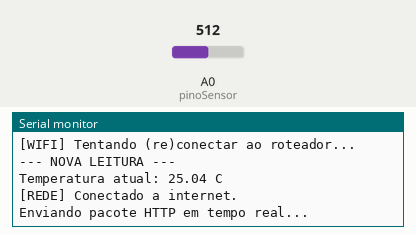
A program run on a simulated Arduino Uno, built with avr-gcc and run on an emulated ATmega328P. Parts: the last lines printed to the serial monitor. The test bench sets the inputs (shaded band); at power-on: A0 (pinoSensor) = 512. EEPROM starts erased; the modem accepts every AT command (registered, SIM ready, sends succeed) and sends nothing else.

Above: at 10.8 s.
10.9 s: A0 (pinoSensor) set to 0
At 11.5 s:
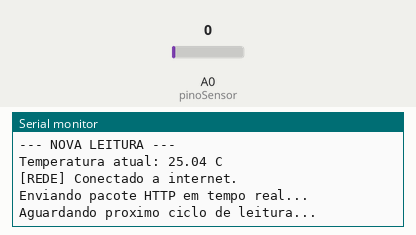
19.8 s: A0 (pinoSensor) set to 110
At 20.7 s:
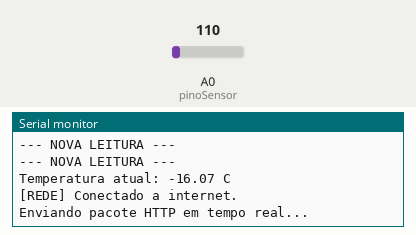

Measured:
- after the input at 19.8 s, the serial monitor: prints a new line after 0.09 s (image 2)

The program:

main.cpp
```cpp
#include <Arduino.h>
#include <SoftwareSerial.h>
#include <math.h>
#include <EEPROM.h>
#include "secrets.h"

SoftwareSerial espSerial(2, 3);

// --- CONFIGURAÇÕES GERAIS (Atualizadas para a Oracle) ---
const char* ssid = SECRET_SSID;
const char* password = SECRET_PASS;

const String host = "136.248.96.131";       // IP da máquina Ubuntu
const String porta = "5000";                // Porta da API Python
const String deviceId = SECRET_DEVICE_ID;   // Identificador do dispositivo

const int pinoSensor = A0;
const float resistorFixo = 10000.0;

// --- ESTRUTURA E CONTROLE DA EEPROM ---
struct Registro {
  float temperatura;
  unsigned long tempoSalvo;
};

const int ENDERECO_ASSINATURA = 0;
const int ENDERECO_CONTADOR = 1;
const int ENDERECO_DADOS = 2;
const int MAX_REGISTROS = 100;
const byte ASSINATURA_FORMATACAO = 0x42;

// --- CONTROLE DE TEMPO OFFLINE ---
unsigned long ultimoSalvamentoOffline = 0;
const unsigned long INTERVALO_OFFLINE = 600000; // 10 minutos
bool redeEstavaOffline = false;

// --- A NOSSA ARMA SECRETA (Saída antecipada para rapidez) ---
String enviaComando(String comando, const int timeout) {
  String resposta = "";
  while (espSerial.available()) { espSerial.read(); } // Limpa o lixo

  espSerial.print(comando + "\r\n");
  unsigned long tempoLimit = millis() + timeout;

  while (tempoLimit > millis()) {
    while (espSerial.available()) {
      char c = espSerial.read();
      resposta += c;
    }
    // Se achar a resposta, sai do loop NA HORA!
    if (resposta.indexOf("OK\r\n") != -1 ||
        resposta.indexOf("ERROR\r\n") != -1 ||
        resposta.indexOf("SEND OK\r\n") != -1 ||
        resposta.indexOf("CONNECT\r\n") != -1 ||
        resposta.indexOf("ALREADY CONNECTED") != -1) {
      break;
    }
  }
  return resposta;
}

// --- FUNÇÕES DA EEPROM ---
void formatarEEPROM() {
  byte assinatura = EEPROM.read(ENDERECO_ASSINATURA);
  if (assinatura != ASSINATURA_FORMATACAO) {
    Serial.println(F("[EEPROM] Memoria virgem. Formatando com zeros..."));
    for (int i = 0; i < 1024; i++) EEPROM.write(i, 0);
    EEPROM.write(ENDERECO_ASSINATURA, ASSINATURA_FORMATACAO);
    EEPROM.write(ENDERECO_CONTADOR, 0);
    Serial.println(F("[EEPROM] Formatacao concluida!"));
  }
}

void salvarDadosOffline(float temp) {
  byte quantidade = EEPROM.read(ENDERECO_CONTADOR);

  if (quantidade < MAX_REGISTROS) {
    int enderecoAtual = ENDERECO_DADOS + (quantidade * sizeof(Registro));

    Registro reg;
    reg.temperatura = temp;
    reg.tempoSalvo = millis();

    EEPROM.put(enderecoAtual, reg);

    quantidade++;
    EEPROM.write(ENDERECO_CONTADOR, quantidade);

    Serial.print(F("[EEPROM] Offline. Dado e Tempo salvos. Fila: "));
    Serial.print(quantidade);
    Serial.println(F("/100"));
  } else {
    Serial.println(F("[EEPROM] ERRO: Fila de memoria cheia!"));
  }
}

// --- FUNÇÃO DE CONEXÃO WI-FI ---
void conectarWiFi() {
  Serial.println(F("[WIFI] Tentando (re)conectar ao roteador..."));
  String comandoConexao = "AT+CWJAP=\"";
  comandoConexao += ssid;
  comandoConexao += "\",\"";
  comandoConexao += password;
  comandoConexao += "\"";

  enviaComando(comandoConexao, 15000);
  delay(4000);
}

// --- COMUNICAÇÃO HTTP (Otimizado para RAM do Uno) ---
void enviarParaNuvem(float temp, unsigned long idadeSegundos) {
    // 1. Monta apenas o Payload JSON
    String jsonPayload = "{\"t\":" + String(temp, 2) + ",\"i\":" + String(idadeSegundos) + ",\"d\":\"" + deviceId + "\"}";

    // 2. Calcula o tamanho total da requisição dividindo as linhas
    String linha1 = "POST /api/telemetria HTTP/1.1\r\n";
    String linha2 = "Host: " + host + "\r\n";
    String linha3 = "Content-Type: application/json\r\n";
    String linha4 = "X-API-Key: " + String(SECRET_API_KEY) + "\r\n";
    String linha5 = "Content-Length: " + String(jsonPayload.length()) + "\r\n";
    String linha6 = "Connection: close\r\n\r\n";

    int tamanhoTotal = linha1.length() + linha2.length() + linha3.length() +
                       linha4.length() + linha5.length() + linha6.length() + jsonPayload.length();

    // 3. Avisa ao ESP-01S o tamanho exato do pacote que ele vai receber
    String cmdSend = "AT+CIPSEND=" + String(tamanhoTotal);
    enviaComando(cmdSend, 2000);

    // 4. Envia as partes DIRETAMENTE para a porta serial (espSerial)
    espSerial.print(linha1);
    espSerial.print(linha2);
    espSerial.print(linha3);
    espSerial.print(linha4);
    espSerial.print(linha5);
    espSerial.print(linha6);
    espSerial.print(jsonPayload);

    delay(1000);
    enviaComando("AT+CIPCLOSE", 1000);
}

void setup() {
  Serial.begin(9600);
  espSerial.begin(9600);
  delay(2000);

  Serial.println(F("\n--- SISTEMA IOT: CONECTANDO A ORACLE ---"));
  formatarEEPROM();

  EEPROM.write(ENDERECO_CONTADOR, 0);

  enviaComando("AT+RST", 4000);
  enviaComando("AT+CWQAP", 1000);
  enviaComando("AT+CWMODE=1", 1000);
  enviaComando("AT+CWDHCP_DEF=1,1", 1000);

  conectarWiFi();
}

void loop() {
  Serial.println(F("\n--- NOVA LEITURA ---"));

  int valorADC = analogRead(pinoSensor);
  if (valorADC == 0) return;

  float rNTC = resistorFixo * ((1023.0 / (float)valorADC) - 1.0);
  float tempAtual = 1.0 / ((1.0 / 298.15) + (1.0 / 3950.0) * log(rNTC / 10000.0)) - 273.15;

  Serial.print(F("Temperatura atual: ")); Serial.print(tempAtual); Serial.println(F(" C"));

  // -------------------------------------------------------------
  // NOVA INTELIGÊNCIA: Verifica o roteador ANTES de derrubar tudo
  // -------------------------------------------------------------
  if (redeEstavaOffline) {
    Serial.println(F("[WIFI] Checando status do roteador..."));
    String statusWiFi = enviaComando("AT+CWJAP?", 2000);

    if (statusWiFi.indexOf(ssid) == -1) {
      // Se a resposta não contém o nome da sua rede (ssid), o Wi-Fi caiu real.
      conectarWiFi();
    } else {
      // O Wi-Fi está 100%. Pula o conectarWiFi() e foca em recuperar a API!
      Serial.println(F("[WIFI] Roteador OK. Tentando reconectar a Internet/API..."));
    }
  }

  // Nova conexão TCP apontando para a porta 5000
  String respTCP = enviaComando("AT+CIPSTART=\"TCP\",\"" + host + "\"," + porta, 5000);

  // Filtro Estrito
  if ((respTCP.indexOf("CONNECT") != -1 || respTCP.indexOf("OK") != -1) &&
       respTCP.indexOf("ERROR") == -1 &&
       respTCP.indexOf("FAIL") == -1 &&
       respTCP.indexOf("WIFI") == -1) {

    Serial.println(F("[REDE] Conectado a internet."));
    redeEstavaOffline = false;

    // 1. VERIFICA SE TEM DADOS ATRASADOS NA EEPROM
    byte dadosAtrasados = EEPROM.read(ENDERECO_CONTADOR);

    if (dadosAtrasados > 0 && dadosAtrasados <= MAX_REGISTROS) {
      Serial.print(F("[SYNC] Descarregando ")); Serial.print(dadosAtrasados); Serial.println(F(" registos atrasados..."));

      for (int i = 0; i < dadosAtrasados; i++) {
        Registro regAtrasado;
        int endereco = ENDERECO_DADOS + (i * sizeof(Registro));
        EEPROM.get(endereco, regAtrasado);

        unsigned long tempoAtual = millis();
        unsigned long idadeSegundos = 0;

        if (tempoAtual >= regAtrasado.tempoSalvo) {
          idadeSegundos = (tempoAtual - regAtrasado.tempoSalvo) / 1000;
        } else {
           idadeSegundos = ((0xFFFFFFFF - regAtrasado.tempoSalvo) + tempoAtual) / 1000;
        }

        Serial.print(F("Dado offline: ")); Serial.print(regAtrasado.temperatura);
        Serial.print(F(" | Idade: ")); Serial.print(idadeSegundos); Serial.println(F(" s atras."));

        enviaComando("AT+CIPSTART=\"TCP\",\"" + host + "\"," + porta, 4000);
        enviarParaNuvem(regAtrasado.temperatura, idadeSegundos);

        delay(2000);
      }

      EEPROM.write(ENDERECO_CONTADOR, 0);
      Serial.println(F("[SYNC] Memoria limpa. Sincronizacao concluida."));
      enviaComando("AT+CIPSTART=\"TCP\",\"" + host + "\"," + porta, 4000);
    }

    // 2. ENVIA O DADO ATUAL (Idade 0)
    Serial.println(F("Enviando pacote HTTP em tempo real..."));
    enviarParaNuvem(tempAtual, 0);

  } else {
    Serial.println(F("[REDE] ERRO TCP. Sem internet."));
    unsigned long tempoAtual = millis();

    if (!redeEstavaOffline || (tempoAtual - ultimoSalvamentoOffline >= INTERVALO_OFFLINE)) {
      Serial.println(F("Ativando Resiliencia. Gravando na EEPROM..."));
      salvarDadosOffline(tempAtual);
      ultimoSalvamentoOffline = tempoAtual;
      redeEstavaOffline = true;
    } else {
      unsigned long tempoRestante = (INTERVALO_OFFLINE - (tempoAtual - ultimoSalvamentoOffline)) / 1000;
      Serial.print(F("Aguardando intervalo. Proxima gravacao na EEPROM em: "));
      Serial.print(tempoRestante);
      Serial.println(F(" segundos."));
    }
  }

  Serial.println(F("Aguardando proximo ciclo de leitura...\n"));
  delay(5000);
}
```

secrets_example.h
```cpp
// secrets_example.h
// TEMPLATE DE CONFIGURAÇÃO - Crie um arquivo "secrets.h" baseado neste,
// substituindo os valores de exemplo pelas suas credenciais reais.
// NUNCA faça commit do arquivo secrets.h com credenciais verdadeiras!

#ifndef SECRETS_EXAMPLE_H
#define SECRETS_EXAMPLE_H

// Configurações do Wi-Fi Local
#define SECRET_SSID "YourSSID"
#define SECRET_PASS "YourPassword"

// Credenciais da Nuvem Oracle
#define SECRET_API_KEY "your_api_key_here"

// Identificador do Dispositivo
#define SECRET_DEVICE_ID "device_id_example"

#endif
```
